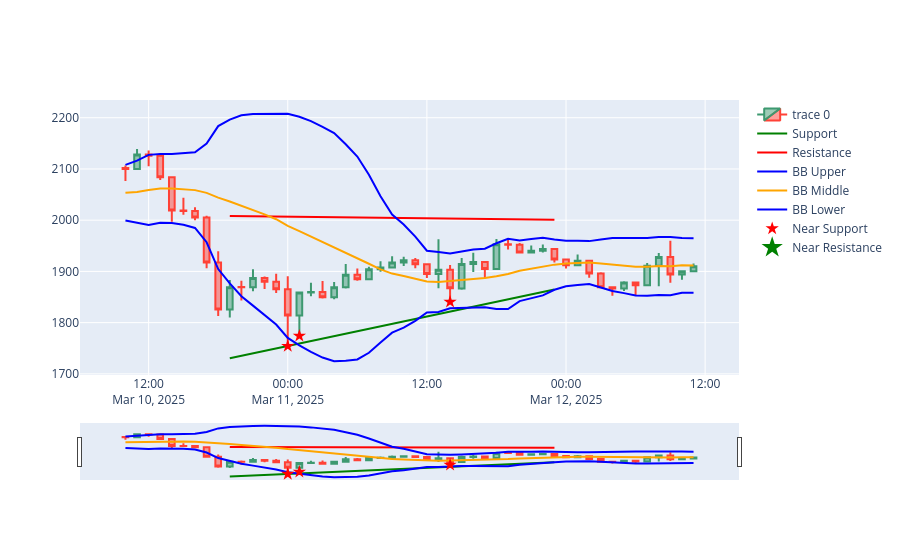

Notebook cell for this chart:
### Code cell
# ========= trade analyze =========
df = fetch_data_from_db(window_size=50, start_date=None, end_date=None)

# analyze with rsi and support and resistance and bollinger bands
price_range = 25
df['trade'] = 'wait'
df['trade'] = df.apply(lambda row: 'buy' if (row['close'] <= (row['support'] + 10) and row['close'] >= (row['support'] - 10) and pd.notnull(row['near_resistance']) and row['rsi'] < 35) else row['trade'], axis=1)
df['trade'] = df.apply(lambda row: 'sell' if (row['close'] <= (row['resistance'] + 10) and row['close'] >= (row['resistance'] - 10) and pd.notnull(row['near_bb_resistance']) and row['rsi'] > 65) else row['trade'], axis=1)
# df['near_resistance'] = df.apply(lambda row: row['high'] if (abs(row['resistance'] - row['high'])) <= price_range and abs(row['bb_upper'] - row['high']) <= price_range else row['near_resistance'], axis=1)
df['near_resistance'] = df.apply(lambda row: row['high'] if (abs(row['resistance'] - row['high'])) <= price_range and abs(row['bb_upper'] - row['high']) <= price_range and pd.notnull(row['near_bb_resistance'] and row['rsi'] > 70) else row['near_resistance'], axis=1)
df['near_support'] = df.apply(lambda row: row['low'] if (abs(row['support'] - row['low'])) <= price_range and abs(row['bb_lower'] - row['low']) <= price_range and pd.notnull(row['near_bb_support'] and row['rsi'] < 30) else row['near_support'], axis=1)
# Plot candlestick chart with support, resistance, and Bollinger Bands
fig = go.Figure(data=[go.Candlestick(x=df.index,
                open=df['open'],
                high=df['high'],
                low=df['low'],
                close=df['close'])])
fig.add_trace(go.Scatter(x=df.index, y=df['support'], mode='lines', name='Support', line=dict(color='green')))
fig.add_trace(go.Scatter(x=df.index, y=df['resistance'], mode='lines', name='Resistance', line=dict(color='red')))
fig.add_trace(go.Scatter(x=df.index, y=df['bb_upper'], mode='lines', name='BB Upper', line=dict(color='blue')))
fig.add_trace(go.Scatter(x=df.index, y=df['bb_middle'], mode='lines', name='BB Middle', line=dict(color='orange')))
fig.add_trace(go.Scatter(x=df.index, y=df['bb_lower'], mode='lines', name='BB Lower', line=dict(color='blue')))
fig.add_trace(go.Scatter(x=df.index, y=df['near_support'], mode='markers', name='Near Support', marker=dict(symbol='star', color='red', size=10)))
fig.add_trace(go.Scatter(x=df.index, y=df['near_resistance'], mode='markers', name='Near Resistance', marker=dict(symbol='star',color='green', size=20)))
# fig.add_trace(go.Scatter(x=df.index, y=df['near_bb_support'], mode='markers', name='Near BB Support', marker=dict(symbol='star', color='blue', size=10)))
# fig.add_trace(go.Scatter(x=df.index, y=df['near_bb_resistance'], mode='markers', name='Near BB Resistance', marker=dict(color='red', size=10)))
fig.show()
